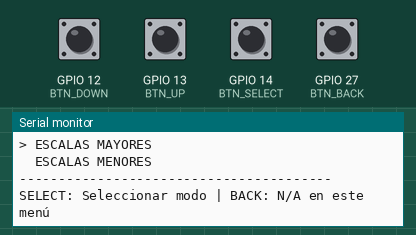
This sketch was run on a simulated ESP32. On the bench: the last lines printed to the serial monitor. Inputs (shaded band) come from the test bench; at power-on: GPIO 12 (BTN_DOWN), GPIO 13 (BTN_UP), GPIO 14 (BTN_SELECT), GPIO 27 (BTN_BACK) HIGH.

Above: at 1.2 s.
1.3 s: GPIO 12 (BTN_DOWN) pulled LOW for 0.15 s
At 2.2 s:
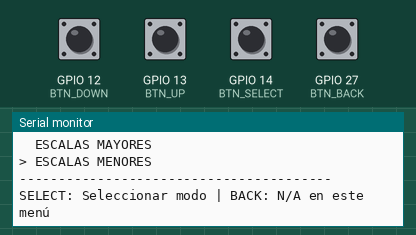
2.9 s: GPIO 14 (BTN_SELECT) pulled LOW for 0.15 s
At 4.2 s:
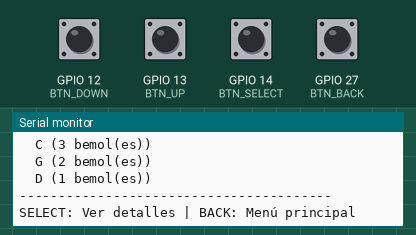
4.5 s: GPIO 13 (BTN_UP) pulled LOW for 0.15 s
At 5.3 s:
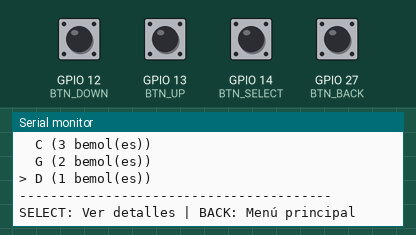
6.1 s: GPIO 13 (BTN_UP) pulled LOW for 1 s
At 6.6 s:
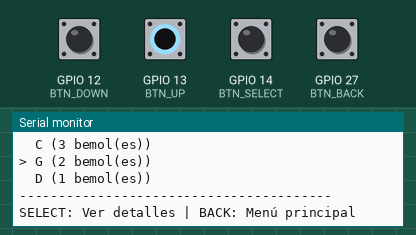
8.6 s: GPIO 14 (BTN_SELECT) pulled LOW for 1 s
At 9.4 s:
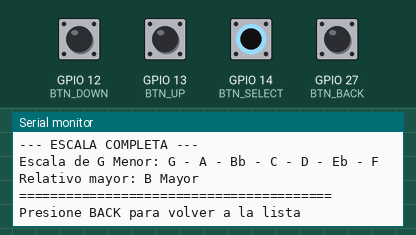

Measured:
- after the input at 1.3 s, the serial monitor: prints a new line after 0.06 s (image 1)
- after the input at 2.9 s, the serial monitor: prints a new line after 0.06 s (image 2)
- after the input at 4.5 s, the serial monitor: prints a new line after 0.06 s (image 3)
- after the input at 6.1 s, the serial monitor: prints a new line after 0.08 s (image 4)
- after the input at 8.6 s, the serial monitor: prints a new line after 0.05 s (image 5)

The sketch:

prueba_codigo_selectorDeTonalidad.ino
```cpp
/*
 * SELECTOR DE TONALIDADES MUSICALES - CÍRCULO DE QUINTAS
 * Control con 4 pulsadores:
 * - UP: Subir en la lista
 * - DOWN: Bajar en la lista
 * - SELECT: Seleccionar
 * - BACK: Volver al menú principal
 */

// Definición de pines para los pulsadores
#define BTN_UP 13
#define BTN_DOWN 12
#define BTN_SELECT 14
#define BTN_BACK 27

// Estados de los botones
bool lastBtnUpState = HIGH;
bool lastBtnDownState = HIGH;
bool lastBtnSelectState = HIGH;
bool lastBtnBackState = HIGH;

// Estructura para representar una tonalidad
struct Tonalidad {
  String nombre;
  String sostenidos[7];
  String bemoles[7];
  int numSostenidos;
  int numBemoles;
  String tipo; // "mayor" o "menor"
};

// Array de tonalidades MAYORES (Círculo de Quintas)
Tonalidad tonalidadesMayores[12] = {
  // 0 sostenidos/bemoles
  {"C", {"", "", "", "", "", "", ""}, {"", "", "", "", "", "", ""}, 0, 0, "mayor"},

  // 1 sostenido
  {"G", {"F#", "", "", "", "", "", ""}, {"", "", "", "", "", "", ""}, 1, 0, "mayor"},

  // 2 sostenidos
  {"D", {"F#", "C#", "", "", "", "", ""}, {"", "", "", "", "", "", ""}, 2, 0, "mayor"},

  // 3 sostenidos
  {"A", {"F#", "C#", "G#", "", "", "", ""}, {"", "", "", "", "", "", ""}, 3, 0, "mayor"},

  // 4 sostenidos
  {"E", {"F#", "C#", "G#", "D#", "", "", ""}, {"", "", "", "", "", "", ""}, 4, 0, "mayor"},

  // 5 sostenidos
  {"B", {"F#", "C#", "G#", "D#", "A#", "", ""}, {"", "", "", "", "", "", ""}, 5, 0, "mayor"},

  // 6 sostenidos / 6 bemoles (Enarmonía)
  {"F#/Gb", {"F#", "C#", "G#", "D#", "A#", "E#", ""}, {"Bb", "Eb", "Ab", "Db", "Gb", "Cb", ""}, 6, 6, "mayor"},

  // 5 bemoles
  {"Db", {"", "", "", "", "", "", ""}, {"Bb", "Eb", "Ab", "Db", "Gb", "", ""}, 0, 5, "mayor"},

  // 4 bemoles
  {"Ab", {"", "", "", "", "", "", ""}, {"Bb", "Eb", "Ab", "Db", "", "", ""}, 0, 4, "mayor"},

  // 3 bemoles
  {"Eb", {"", "", "", "", "", "", ""}, {"Bb", "Eb", "Ab", "", "", "", ""}, 0, 3, "mayor"},

  // 2 bemoles
  {"Bb", {"", "", "", "", "", "", ""}, {"Bb", "Eb", "", "", "", "", ""}, 0, 2, "mayor"},

  // 1 bemol
  {"F", {"", "", "", "", "", "", ""}, {"Bb", "", "", "", "", "", ""}, 0, 1, "mayor"}
};

// Array de tonalidades MENORES naturales (relativas de las mayores)
Tonalidad tonalidadesMenores[12] = {
  // La menor (relativa de Do Mayor)
  {"A", {"", "", "", "", "", "", ""}, {"", "", "", "", "", "", ""}, 0, 0, "menor"},

  // Mi menor (relativa de Sol Mayor)
  {"E", {"F#", "", "", "", "", "", ""}, {"", "", "", "", "", "", ""}, 1, 0, "menor"},

  // Si menor (relativa de Re Mayor)
  {"B", {"F#", "C#", "", "", "", "", ""}, {"", "", "", "", "", "", ""}, 2, 0, "menor"},

  // Fa# menor (relativa de La Mayor)
  {"F#", {"F#", "C#", "G#", "", "", "", ""}, {"", "", "", "", "", "", ""}, 3, 0, "menor"},

  // Do# menor (relativa de Mi Mayor)
  {"C#", {"F#", "C#", "G#", "D#", "", "", ""}, {"", "", "", "", "", "", ""}, 4, 0, "menor"},

  // Sol# menor (relativa de Si Mayor)
  {"G#", {"F#", "C#", "G#", "D#", "A#", "", ""}, {"", "", "", "", "", "", ""}, 5, 0, "menor"},

  // Re# menor / Mib menor (Enarmonía)
  {"D#/Eb", {"F#", "C#", "G#", "D#", "A#", "E#", ""}, {"Bb", "Eb", "Ab", "Db", "Gb", "Cb", ""}, 6, 6, "menor"},

  // La# menor / Sib menor
  {"A#/Bb", {"", "", "", "", "", "", ""}, {"Bb", "Eb", "Ab", "Db", "Gb", "", ""}, 0, 5, "menor"},

  // Fa menor (relativa de Lab Mayor)
  {"F", {"", "", "", "", "", "", ""}, {"Bb", "Eb", "Ab", "Db", "", "", ""}, 0, 4, "menor"},

  // Do menor (relativa de Mib Mayor)
  {"C", {"", "", "", "", "", "", ""}, {"Bb", "Eb", "Ab", "", "", "", ""}, 0, 3, "menor"},

  // Sol menor (relativa de Sib Mayor)
  {"G", {"", "", "", "", "", "", ""}, {"Bb", "Eb", "", "", "", "", ""}, 0, 2, "menor"},

  // Re menor (relativa de Fa Mayor)
  {"D", {"", "", "", "", "", "", ""}, {"Bb", "", "", "", "", "", ""}, 0, 1, "menor"}
};

// Escalas naturales (sin alteraciones)
String notasNaturales[7] = {"C", "D", "E", "F", "G", "A", "B"};

// Variables del sistema
int indiceActual = 0;
int modoMenu = 0; // 0: menú principal, 1: escalas mayores, 2: escalas menores, 3: modo detalle
int indiceSeleccionado = -1;
String modoActual = "mayor"; // "mayor" o "menor"

void setup() {
  Serial.begin(115200);

  // Configurar pines de los botones
  pinMode(BTN_UP, INPUT_PULLUP);
  pinMode(BTN_DOWN, INPUT_PULLUP);
  pinMode(BTN_SELECT, INPUT_PULLUP);
  pinMode(BTN_BACK, INPUT_PULLUP);

  // Inicializar pantalla serial
  Serial.println("\n====================================");
  Serial.println("   SELECTOR DE TONALIDADES MUSICALES");
  Serial.println("       CÍRCULO DE QUINTAS");
  Serial.println("====================================\n");

  // Mostrar el menú inicial
  mostrarMenuPrincipal();
}

void loop() {
  // Leer estado de los botones
  bool btnUpState = digitalRead(BTN_UP);
  bool btnDownState = digitalRead(BTN_DOWN);
  bool btnSelectState = digitalRead(BTN_SELECT);
  bool btnBackState = digitalRead(BTN_BACK);

  // Detectar flanco descendente (pulsación)
  if (btnUpState == LOW && lastBtnUpState == HIGH) {
    delay(50); // Debounce
    if (digitalRead(BTN_UP) == LOW) {
      navegarArriba();
    }
  }

  if (btnDownState == LOW && lastBtnDownState == HIGH) {
    delay(50); // Debounce
    if (digitalRead(BTN_DOWN) == LOW) {
      navegarAbajo();
    }
  }

  if (btnSelectState == LOW && lastBtnSelectState == HIGH) {
    delay(50); // Debounce
    if (digitalRead(BTN_SELECT) == LOW) {
      seleccionarOpcion();
    }
  }

  if (btnBackState == LOW && lastBtnBackState == HIGH) {
    delay(50); // Debounce
    if (digitalRead(BTN_BACK) == LOW) {
      retroceder();
    }
  }

  // Actualizar estados anteriores
  lastBtnUpState = btnUpState;
  lastBtnDownState = btnDownState;
  lastBtnSelectState = btnSelectState;
  lastBtnBackState = btnBackState;

  delay(10); // Pequeña pausa para no saturar el procesador
}

void navegarArriba() {
  if (modoMenu == 0) { // Menú principal
    if (indiceActual > 0) {
      indiceActual--;
    } else {
      indiceActual = 1; // Solo 2 opciones en menú principal
    }
    mostrarMenuPrincipal();
  }
  else if (modoMenu == 1 || modoMenu == 2) { // Lista de escalas
    if (indiceActual > 0) {
      indiceActual--;
    } else {
      indiceActual = 11; // Volver al final (circular)
    }
    mostrarListaEscalas();
  }
  // En modoMenu == 3 (modo detalle), navegación deshabilitada
}

void navegarAbajo() {
  if (modoMenu == 0) { // Menú principal
    if (indiceActual < 1) {
      indiceActual++;
    } else {
      indiceActual = 0; // Solo 2 opciones en menú principal
    }
    mostrarMenuPrincipal();
  }
  else if (modoMenu == 1 || modoMenu == 2) { // Lista de escalas
    if (indiceActual < 11) {
      indiceActual++;
    } else {
      indiceActual = 0; // Volver al inicio (circular)
    }
    mostrarListaEscalas();
  }
  // En modoMenu == 3 (modo detalle), navegación deshabilitada
}

void seleccionarOpcion() {
  if (modoMenu == 0) { // Menú principal
    if (indiceActual == 0) {
      modoMenu = 1; // Escalas mayores
      modoActual = "mayor";
    } else if (indiceActual == 1) {
      modoMenu = 2; // Escalas menores
      modoActual = "menor";
    }
    indiceActual = 0;
    mostrarListaEscalas();
  }
  else if (modoMenu == 1 || modoMenu == 2) { // Lista de escalas
    // Entrar en modo detalle
    modoMenu = 3;
    mostrarTonalidadDetalle();
  }
  // En modoMenu == 3 (modo detalle), SELECT no hace nada
}

void retroceder() {
  if (modoMenu == 1 || modoMenu == 2) { // Si está en lista de escalas
    modoMenu = 0; // Volver al menú principal
    indiceActual = 0;
    mostrarMenuPrincipal();
  }
  else if (modoMenu == 3) { // Si está en modo detalle
    // Regresar a la lista de escalas
    modoMenu = (modoActual == "mayor") ? 1 : 2;
    mostrarListaEscalas();
  }
  // Si está en modo 0 (menú principal), BACK no hace nada
}

void mostrarMenuPrincipal() {
  Serial.println("\n=== MENÚ PRINCIPAL ===");
  Serial.println("Use UP/DOWN para navegar, SELECT para seleccionar");
  Serial.println("----------------------------------------");

  if (indiceActual == 0) {
    Serial.println("> ESCALAS MAYORES");
    Serial.println("  ESCALAS MENORES");
  } else {
    Serial.println("  ESCALAS MAYORES");
    Serial.println("> ESCALAS MENORES");
  }

  Serial.println("----------------------------------------");
  Serial.println("SELECT: Seleccionar modo | BACK: N/A en este menú");
}

void mostrarListaEscalas() {
  Serial.println("\n=== " + String(modoActual == "mayor" ? "ESCALAS MAYORES" : "ESCALAS MENORES") + " ===");
  Serial.println("Use UP/DOWN para navegar, SELECT para ver detalles");
  Serial.println("BACK: Volver al menú principal");
  Serial.println("----------------------------------------");

  Tonalidad* listaTonalidades;
  if (modoActual == "mayor") {
    listaTonalidades = tonalidadesMayores;
  } else {
    listaTonalidades = tonalidadesMenores;
  }

  for (int i = 0; i < 12; i++) {
    if (i == indiceActual) {
      Serial.print("> ");
    } else {
      Serial.print("  ");
    }

    Serial.print(listaTonalidades[i].nombre);

    // Mostrar alteraciones de forma resumida
    if (listaTonalidades[i].numSostenidos > 0) {
      Serial.print(" (" + String(listaTonalidades[i].numSostenidos) + " sostenido(s))");
    } else if (listaTonalidades[i].numBemoles > 0) {
      Serial.print(" (" + String(listaTonalidades[i].numBemoles) + " bemol(es))");
    } else {
      Serial.print(" (Natural)");
    }

    Serial.println();
  }

  Serial.println("----------------------------------------");
  Serial.println("SELECT: Ver detalles | BACK: Menú principal");
}

void mostrarTonalidadDetalle() {
  Tonalidad t;
  if (modoActual == "mayor") {
    t = tonalidadesMayores[indiceActual];
  } else {
    t = tonalidadesMenores[indiceActual];
  }

  Serial.println("\n========================================");
  Serial.println("        DETALLES DE TONALIDAD");
  Serial.println("========================================");
  Serial.println("Tonalidad: " + t.nombre + " " + (t.tipo == "mayor" ? "Mayor" : "Menor"));

  // Mostrar información del círculo de quintas
  Serial.print("Posición en círculo de quintas: ");
  if (t.numSostenidos > 0) {
    Serial.println(String(t.numSostenidos) + " sostenidos");
  } else if (t.numBemoles > 0) {
    Serial.println(String(t.numBemoles) + " bemoles");
  } else {
    Serial.println("Sin alteraciones");
  }

  // Mostrar alteraciones
  Serial.println("\n--- ALTERACIONES ---");

  if (t.numSostenidos > 0) {
    Serial.print("Sostenidos: ");
    for (int i = 0; i < t.numSostenidos && i < 7; i++) {
      if (t.sostenidos[i] != "") {
        Serial.print(t.sostenidos[i]);
        if (i < t.numSostenidos - 1) Serial.print(", ");
      }
    }
    Serial.println();
  }

  if (t.numBemoles > 0) {
    Serial.print("Bemoles: ");
    for (int i = 0; i < t.numBemoles && i < 7; i++) {
      if (t.bemoles[i] != "") {
        Serial.print(t.bemoles[i]);
        if (i < t.numBemoles - 1) Serial.print(", ");
      }
    }
    Serial.println();
  }

  // Mostrar escala completa
  Serial.println("\n--- ESCALA COMPLETA ---");
  Serial.print("Escala de " + t.nombre + " " + (t.tipo == "mayor" ? "Mayor" : "Menor") + ": ");

  // Calcular y mostrar las notas de la escala
  String escala[7];
  calcularEscala(t, escala);

  for (int i = 0; i < 7; i++) {
    Serial.print(escala[i]);
    if (i < 6) Serial.print(" - ");
  }
  Serial.println();

  // Mostrar relativo (mayor si es menor, menor si es mayor)
  String relativo = calcularRelativo(t);
  if (t.tipo == "mayor") {
    Serial.println("Relativo menor: " + relativo + " menor");
  } else {
    Serial.println("Relativo mayor: " + relativo + " Mayor");
  }

  Serial.println("\n========================================");
  Serial.println("Presione BACK para volver a la lista");
}

void calcularEscala(Tonalidad t, String escala[]) {
  // Encontrar la posición de la tónica en las notas naturales
  String notaBase = t.nombre;

  // Para tonalidades con sostenidos/bemoles en el nombre, tomar solo la letra
  if (notaBase.length() > 1 && (notaBase.charAt(1) == '#' || notaBase.charAt(1) == 'b')) {
    if (notaBase.length() > 2 && (notaBase.charAt(2) == '#' || notaBase.charAt(2) == 'b')) {
      notaBase = notaBase.substring(0, 2);
    } else {
      notaBase = notaBase.substring(0, 1);
    }
  } else if (notaBase == "F#/Gb" || notaBase == "D#/Eb" || notaBase == "A#/Bb") {
    // Para enarmonías, usar la primera opción
    notaBase = notaBase.substring(0, 2);
  }

  // Encontrar índice inicial
  int indiceInicio = -1;
  for (int i = 0; i < 7; i++) {
    if (notasNaturales[i] == notaBase.substring(0, 1)) {
      indiceInicio = i;
      break;
    }
  }

  if (indiceInicio == -1) {
    // Si no se encuentra, usar C por defecto
    indiceInicio = 0;
  }

  // Para simplificar, usaremos las notas naturales con alteraciones aplicadas
  for (int i = 0; i < 7; i++) {
    int notaIndex = (indiceInicio + i) % 7;
    escala[i] = notasNaturales[notaIndex];

    // Aplicar alteraciones si corresponden
    for (int j = 0; j < t.numSostenidos; j++) {
      if (t.sostenidos[j] != "") {
        String notaAlterada = t.sostenidos[j];
        String notaNatural = notaAlterada.substring(0, 1);
        if (notaNatural == escala[i]) {
          escala[i] = notaAlterada;
        }
      }
    }

    // Aplicar bemoles si corresponden
    for (int j = 0; j < t.numBemoles; j++) {
      if (t.bemoles[j] != "") {
        String notaAlterada = t.bemoles[j];
        String notaNatural = notaAlterada.substring(0, 1);
        if (notaNatural == escala[i]) {
          escala[i] = notaAlterada;
        }
      }
    }
  }

  // Ajustar específicamente para escalas menores naturales (patrón T-S-T-T-S-T-T)
  // Esto es una simplificación para mostrar la escala correcta
}

String calcularRelativo(Tonalidad t) {
  // Grados en notación americana
  String grados[7] = {"C", "D", "E", "F", "G", "A", "B"};

  // Posición de la tónica
  String tonica = t.nombre;
  if (tonica == "F#/Gb") tonica = "F#";
  if (tonica == "D#/Eb") tonica = "D#";
  if (tonica == "A#/Bb") tonica = "A#";

  char notaLetra = tonica.charAt(0);
  int indiceTonica = -1;

  for (int i = 0; i < 7; i++) {
    if (grados[i].charAt(0) == notaLetra) {
      indiceTonica = i;
      break;
    }
  }

  if (indiceTonica == -1) {
    return t.tipo == "mayor" ? "A" : "C"; // Por defecto
  }

  if (t.tipo == "mayor") {
    // Relativo menor está a 1.5 tonos por debajo (6to grado)
    int indiceRelativo = (indiceTonica + 5) % 7;
    return grados[indiceRelativo];
  } else {
    // Relativo mayor está a 1.5 tonos por arriba (3er grado)
    int indiceRelativo = (indiceTonica + 2) % 7;
    return grados[indiceRelativo];
  }
}
```
